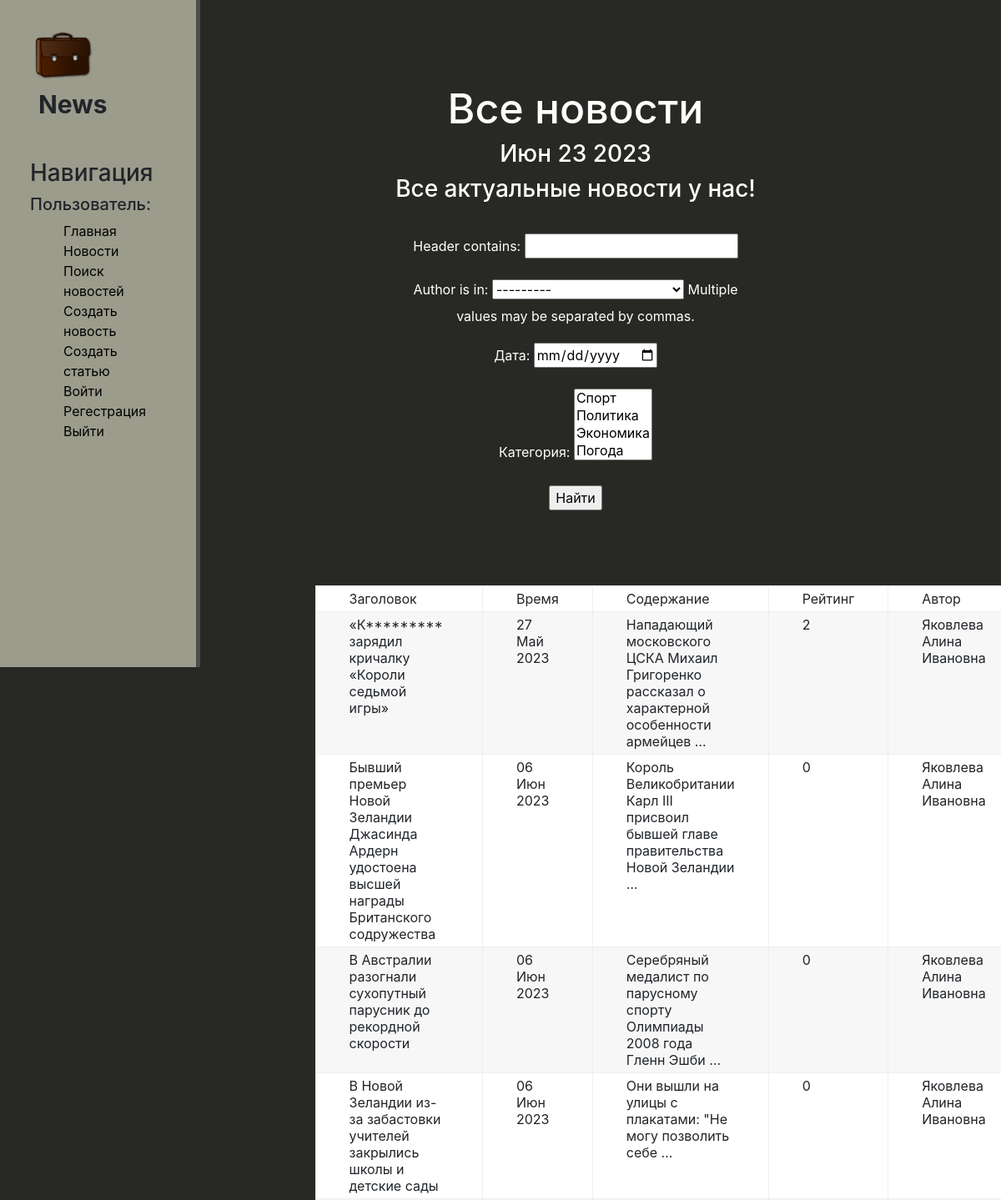
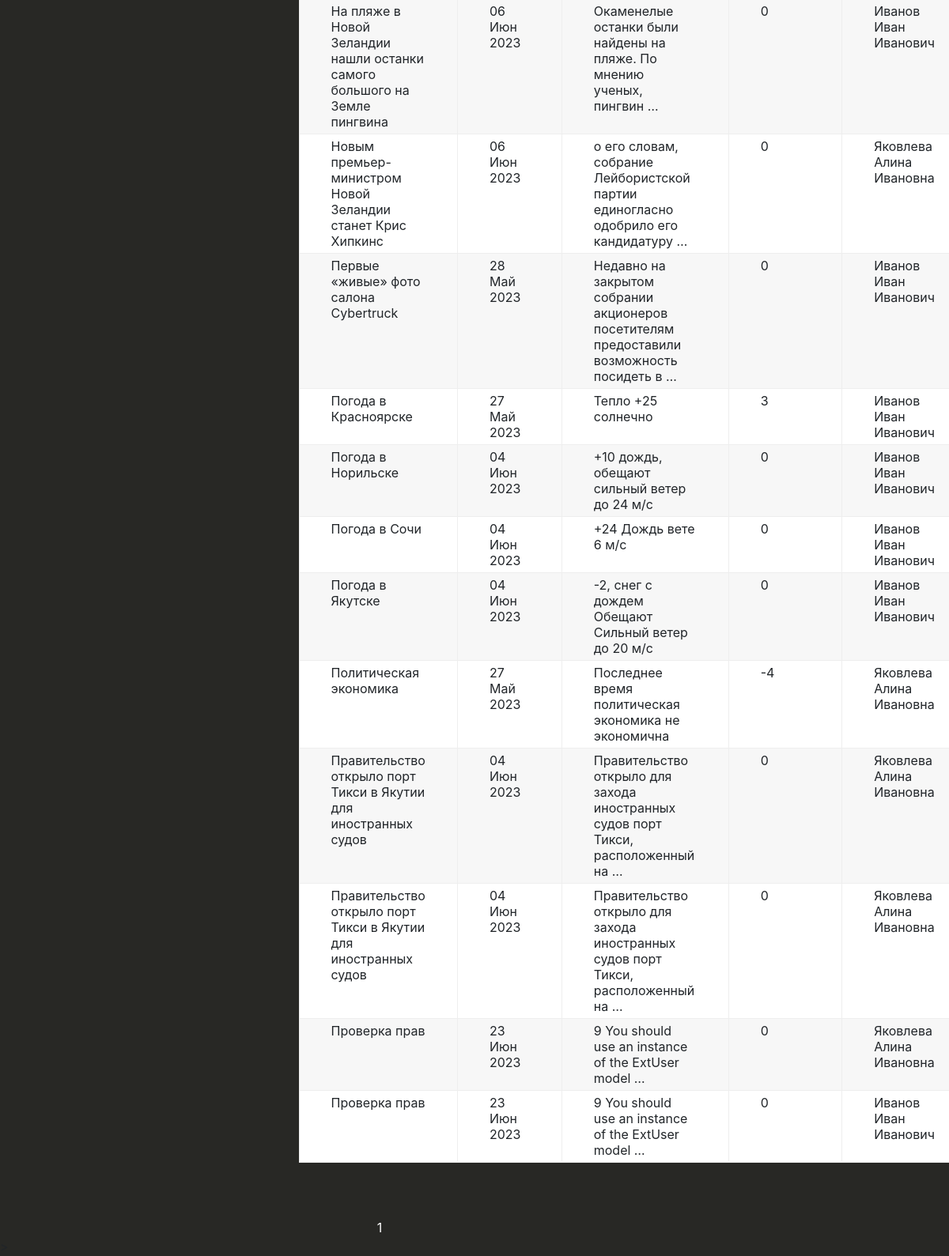
Page /news/ on the committed database (2 pictures, top to bottom).
### news/models.py (models this page shows, shortened)
class Post(models.Model):
    author = models.ForeignKey(Author, on_delete=models.CASCADE)
    type = models.CharField(max_length=2, choices=TYPES, default=news_)
    time_in = models.DateTimeField(auto_now_add=True)
    category = models.ManyToManyField('Category', through='PostCategory')
    header = models.CharField(max_length=255)
    content = models.TextField(default="...")
    rating = models.IntegerField(default=0)

class Author(models.Model):
    full_name = models.CharField(max_length=100)
    user = models.OneToOneField(User, on_delete=models.CASCADE, primary_key=True)
    rating = models.IntegerField(default=0)
    def __str__(self):
        return self.full_name.title()

### news/views.py (the view)
# urls.py: path('news/', PostList.as_view(), name='news'),
class PostList(ListView):
    model = Post
    ordering = 'header'
    template_name = 'flatpages/news/news.html'
    context_object_name = 'news'
    paginate_by = 25
    def get_queryset(self):
        queryset = super().get_queryset()
        self.filterset = PostFilter(self.request.GET, queryset)
        return self.filterset.qs
    def get_context_data(self, **kwargs):
        context = super().get_context_data(**kwargs)
        context['time_now'] = datetime.utcnow()
        context['next_sale'] = None
        context['next_sale'] = "Все актуальные новости у нас!"
        context['filterset'] = self.filterset
        return context

### news/models.py (called while the page is built)
    def __str__(self):
        return self.name.title()

### news/templatetags/custom_censor.py (called while the page is built)
def censor(value):
    bad_words = ['Редиска', 'Карнаухов']
    for word in bad_words:
        value = value.replace(word, word[0] + '*' * len(word))
    return value

### news/templates/flatpages/news/news.html (shortened to what this page needs)
{% extends 'flatpages/news/default.html'%}
{% load custom_censor %}
{% block content %}
<div class="features">
       <h1> Все новости  </h1>
       <h3>{{ time_now|date:'M d Y' }}</h3>
         <h3> {{ next_sale|default_if_none:"Чуть позже сообщим о распродаже!" }} </h3>
       <hr>
    <form action="" method="get">
        {{ filterset.form.as_p }}
        <input type="submit" value="Найти" />
    </form>
       <div class="table">
   <p>{% if news %}
       <table>
           <tr>
               <td>Заголовок</td>
               <td>Время</td>
               <td>Содержание</td>
               <td>Рейтинг</td>
               <td>Автор</td>
           </tr>
           {% for post in news %}
           <tr>
               <td>{{ post.header | censor}}</td>
               <td>{{ post.time_in | date:'d M Y' }}</td>
               <td>{{ post.content|truncatewords:10 }}</td>
               <td>{{ post.rating }}</td>
               <td>{{ post.author.full_name }}</td>
           {% endfor %}
       </table>
       </div>
   {% else %}
       <h2>Новостей нет!</h2>
   {% endif %}
   </div>
   <div class="pagin">
   {{ page_obj.number }}
   </div>>
{% endblock %}

### news/static/news/css/news.css (style rules this page uses)
body { background: #282825; }
main .features { float: left; color: #fff; margin-top: 100px; text-align: center; width: 75%; }
main .features h1 { font-size: 50px; }
main .features p { max-width: 400px; margin: 20px auto; }
.table { border: 0px solid #eee; table-layout: fixed; width: 75%; margin-bottom: 70px; margin-top: 90px; }
.table td { padding: 5px 40px; border: 1px solid #eee; text-align: left; }
.table tbody tr:nth-child(odd) { background: #fff; }
.table tbody tr:nth-child(even) { background: #F7F7F7; }
.pagin { color: #fff; width: 80%; text-align: center; margin-to: 20px; transition: transform .6s ease; }

### rows in the picture
Post: header|censor "«К********* зарядил кричалку «Короли седьмой игры»", time_in "27 Май 2023", content "Нападающий московского ЦСКА Михаил Григоренко рассказал о характерной особенности армейцев …", rating "2", author.full_name "Яковлева Алина Ивановна"
Post: header|censor "Бывший премьер Новой Зеландии Джасинда Ардерн удостоена высшей награды Британского содружества", time_in "06 Июн 2023", content "Король Великобритании Карл III присвоил бывшей главе правительства Новой Зеландии …", rating "0", author.full_name "Яковлева Алина Ивановна"
Post: header|censor "В Австралии разогнали сухопутный парусник до рекордной скорости", time_in "06 Июн 2023", content "Серебряный медалист по парусному спорту Олимпиады 2008 года Гленн Эшби …", rating "0", author.full_name "Яковлева Алина Ивановна"
Post: header|censor "В Новой Зеландии из-за забастовки учителей закрылись школы и детские сады", time_in "06 Июн 2023", content "Они вышли на улицы с плакатами: \"Не могу позволить себе …", rating "0", author.full_name "Яковлева Алина Ивановна"
Post: header|censor "На пляже в Новой Зеландии нашли останки самого большого на Земле пингвина", time_in "06 Июн 2023", content "Окаменелые останки были найдены на пляже. По мнению ученых, пингвин …", rating "0", author.full_name "Иванов Иван Иванович"
Post: header|censor "Новым премьер-министром Новой Зеландии станет Крис Хипкинс", time_in "06 Июн 2023", content "о его словам, собрание Лейбористской партии единогласно одобрило его кандидатуру …", rating "0", author.full_name "Яковлева Алина Ивановна"
Post: header|censor "Первые «живые» фото салона Cybertruck", time_in "28 Май 2023", content "Недавно на закрытом собрании акционеров посетителям предоставили возможность посидеть в …", rating "0", author.full_name "Иванов Иван Иванович"
Post: header|censor "Погода в Красноярске", time_in "27 Май 2023", content "Тепло +25 солнечно", rating "3", author.full_name "Иванов Иван Иванович"
Post: header|censor "Погода в Норильске", time_in "04 Июн 2023", content "+10 дождь, обещают сильный ветер до 24 м/с", rating "0", author.full_name "Иванов Иван Иванович"
Post: header|censor "Погода в Сочи", time_in "04 Июн 2023", content "+24 Дождь вете 6 м/с", rating "0", author.full_name "Иванов Иван Иванович"
Post: header|censor "Погода в Якутске", time_in "04 Июн 2023", content "-2, снег с дождем Обещают Сильный ветер до 20 м/c", rating "0", author.full_name "Иванов Иван Иванович"
Post: header|censor "Политическая экономика", time_in "27 Май 2023", content "Последнее время политическая экономика не экономична", rating "-4", author.full_name "Яковлева Алина Ивановна"
Post: header|censor "Правительство открыло порт Тикси в Якутии для иностранных судов", time_in "04 Июн 2023", content "Правительство открыло для захода иностранных судов порт Тикси, расположенный на …", rating "0", author.full_name "Яковлева Алина Ивановна"
Post: header|censor "Правительство открыло порт Тикси в Якутии для иностранных судов", time_in "04 Июн 2023", content "Правительство открыло для захода иностранных судов порт Тикси, расположенный на …", rating "0", author.full_name "Яковлева Алина Ивановна"
Post: header|censor "Проверка прав", time_in "23 Июн 2023", content "9 You should use an instance of the ExtUser model …", rating "0", author.full_name "Яковлева Алина Ивановна"
Post: header|censor "Проверка прав", time_in "23 Июн 2023", content "9 You should use an instance of the ExtUser model …", rating "0", author.full_name "Иванов Иван Иванович"

### other values in the picture
{{ time_now|date:'M d Y' }} "Июн 23 2023"
{{ next_sale|default_if_none:"Чуть позже сообщим о распродаже!" }} "Все актуальные новости у нас!"
{{ page_obj.number }} "1"
